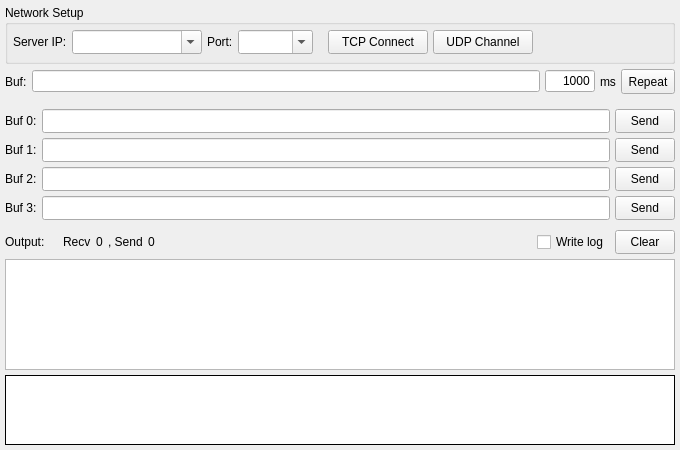
<?xml version="1.0" encoding="UTF-8"?>
<ui version="4.0">
 <class>ClientForm</class>
 <widget class="QWidget" name="ClientForm">
  <property name="geometry">
   <rect>
    <x>0</x>
    <y>0</y>
    <width>680</width>
    <height>450</height>
   </rect>
  </property>
  <property name="minimumSize">
   <size>
    <width>0</width>
    <height>0</height>
   </size>
  </property>
  <property name="windowTitle">
   <string>Client</string>
  </property>
  <property name="locale">
   <locale language="C" country="AnyCountry"/>
  </property>
  <layout class="QVBoxLayout" name="vlayout1">
   <property name="spacing">
    <number>5</number>
   </property>
   <property name="margin">
    <number>5</number>
   </property>
   <item>
    <widget class="QGroupBox" name="box1">
     <property name="sizePolicy">
      <sizepolicy hsizetype="Expanding" vsizetype="Fixed">
       <horstretch>0</horstretch>
       <verstretch>0</verstretch>
      </sizepolicy>
     </property>
     <property name="minimumSize">
      <size>
       <width>0</width>
       <height>59</height>
      </size>
     </property>
     <property name="maximumSize">
      <size>
       <width>16777215</width>
       <height>59</height>
      </size>
     </property>
     <property name="title">
      <string>Network Setup</string>
     </property>
     <layout class="QHBoxLayout" name="layout3">
      <property name="spacing">
       <number>5</number>
      </property>
      <property name="leftMargin">
       <number>5</number>
      </property>
      <property name="topMargin">
       <number>0</number>
      </property>
      <property name="rightMargin">
       <number>5</number>
      </property>
      <property name="bottomMargin">
       <number>2</number>
      </property>
      <item>
       <widget class="QLabel" name="lab1">
        <property name="sizePolicy">
         <sizepolicy hsizetype="Preferred" vsizetype="Fixed">
          <horstretch>0</horstretch>
          <verstretch>0</verstretch>
         </sizepolicy>
        </property>
        <property name="minimumSize">
         <size>
          <width>0</width>
          <height>24</height>
         </size>
        </property>
        <property name="maximumSize">
         <size>
          <width>16777215</width>
          <height>24</height>
         </size>
        </property>
        <property name="contextMenuPolicy">
         <enum>Qt::NoContextMenu</enum>
        </property>
        <property name="text">
         <string>Server IP:</string>
        </property>
        <property name="textFormat">
         <enum>Qt::PlainText</enum>
        </property>
        <property name="scaledContents">
         <bool>false</bool>
        </property>
       </widget>
      </item>
      <item>
       <widget class="QComboBox" name="cmbAddr">
        <property name="sizePolicy">
         <sizepolicy hsizetype="Fixed" vsizetype="Fixed">
          <horstretch>0</horstretch>
          <verstretch>0</verstretch>
         </sizepolicy>
        </property>
        <property name="minimumSize">
         <size>
          <width>130</width>
          <height>24</height>
         </size>
        </property>
        <property name="maximumSize">
         <size>
          <width>130</width>
          <height>24</height>
         </size>
        </property>
        <property name="editable">
         <bool>true</bool>
        </property>
        <property name="insertPolicy">
         <enum>QComboBox::NoInsert</enum>
        </property>
       </widget>
      </item>
      <item>
       <widget class="QLabel" name="lab2">
        <property name="sizePolicy">
         <sizepolicy hsizetype="Preferred" vsizetype="Fixed">
          <horstretch>0</horstretch>
          <verstretch>0</verstretch>
         </sizepolicy>
        </property>
        <property name="minimumSize">
         <size>
          <width>0</width>
          <height>24</height>
         </size>
        </property>
        <property name="maximumSize">
         <size>
          <width>16777215</width>
          <height>24</height>
         </size>
        </property>
        <property name="text">
         <string>Port:</string>
        </property>
       </widget>
      </item>
      <item>
       <widget class="QComboBox" name="cmbPort">
        <property name="sizePolicy">
         <sizepolicy hsizetype="Fixed" vsizetype="Fixed">
          <horstretch>0</horstretch>
          <verstretch>0</verstretch>
         </sizepolicy>
        </property>
        <property name="minimumSize">
         <size>
          <width>75</width>
          <height>24</height>
         </size>
        </property>
        <property name="maximumSize">
         <size>
          <width>75</width>
          <height>24</height>
         </size>
        </property>
        <property name="editable">
         <bool>true</bool>
        </property>
        <property name="insertPolicy">
         <enum>QComboBox::InsertAtTop</enum>
        </property>
       </widget>
      </item>
      <item>
       <spacer name="spc1">
        <property name="orientation">
         <enum>Qt::Horizontal</enum>
        </property>
        <property name="sizeType">
         <enum>QSizePolicy::Fixed</enum>
        </property>
        <property name="sizeHint" stdset="0">
         <size>
          <width>10</width>
          <height>0</height>
         </size>
        </property>
       </spacer>
      </item>
      <item>
       <widget class="QToolButton" name="btnTcp">
        <property name="sizePolicy">
         <sizepolicy hsizetype="Fixed" vsizetype="Fixed">
          <horstretch>0</horstretch>
          <verstretch>0</verstretch>
         </sizepolicy>
        </property>
        <property name="minimumSize">
         <size>
          <width>100</width>
          <height>24</height>
         </size>
        </property>
        <property name="maximumSize">
         <size>
          <width>100</width>
          <height>24</height>
         </size>
        </property>
        <property name="statusTip">
         <string/>
        </property>
        <property name="text">
         <string>TCP Connect</string>
        </property>
        <property name="checkable">
         <bool>true</bool>
        </property>
       </widget>
      </item>
      <item>
       <widget class="QToolButton" name="btnUdp">
        <property name="sizePolicy">
         <sizepolicy hsizetype="Fixed" vsizetype="Fixed">
          <horstretch>0</horstretch>
          <verstretch>0</verstretch>
         </sizepolicy>
        </property>
        <property name="minimumSize">
         <size>
          <width>100</width>
          <height>24</height>
         </size>
        </property>
        <property name="maximumSize">
         <size>
          <width>100</width>
          <height>24</height>
         </size>
        </property>
        <property name="statusTip">
         <string/>
        </property>
        <property name="text">
         <string>UDP Channel</string>
        </property>
        <property name="checkable">
         <bool>true</bool>
        </property>
       </widget>
      </item>
      <item>
       <spacer name="spc2">
        <property name="orientation">
         <enum>Qt::Horizontal</enum>
        </property>
        <property name="sizeHint" stdset="0">
         <size>
          <width>0</width>
          <height>0</height>
         </size>
        </property>
       </spacer>
      </item>
     </layout>
    </widget>
   </item>
   <item>
    <layout class="QHBoxLayout" name="layout3_2">
     <item>
      <widget class="QLabel" name="buf_lab">
       <property name="text">
        <string>Buf:</string>
       </property>
      </widget>
     </item>
     <item>
      <widget class="QLineEdit" name="buf_lineEdit"/>
     </item>
     <item>
      <widget class="QLineEdit" name="repeat_frequency_lineEdit">
       <property name="enabled">
        <bool>true</bool>
       </property>
       <property name="sizePolicy">
        <sizepolicy hsizetype="Minimum" vsizetype="Fixed">
         <horstretch>0</horstretch>
         <verstretch>0</verstretch>
        </sizepolicy>
       </property>
       <property name="minimumSize">
        <size>
         <width>0</width>
         <height>0</height>
        </size>
       </property>
       <property name="maximumSize">
        <size>
         <width>50</width>
         <height>16777215</height>
        </size>
       </property>
       <property name="baseSize">
        <size>
         <width>0</width>
         <height>0</height>
        </size>
       </property>
       <property name="text">
        <string>1000</string>
       </property>
       <property name="alignment">
        <set>Qt::AlignRight|Qt::AlignTrailing|Qt::AlignVCenter</set>
       </property>
      </widget>
     </item>
     <item>
      <widget class="QLabel" name="repeat_unit_label">
       <property name="sizePolicy">
        <sizepolicy hsizetype="Minimum" vsizetype="Preferred">
         <horstretch>0</horstretch>
         <verstretch>0</verstretch>
        </sizepolicy>
       </property>
       <property name="text">
        <string>ms</string>
       </property>
      </widget>
     </item>
     <item>
      <widget class="QToolButton" name="repeat_btn">
       <property name="minimumSize">
        <size>
         <width>0</width>
         <height>25</height>
        </size>
       </property>
       <property name="text">
        <string>Repeat</string>
       </property>
       <property name="checkable">
        <bool>true</bool>
       </property>
      </widget>
     </item>
    </layout>
   </item>
   <item>
    <layout class="QGridLayout" name="layout1">
     <property name="topMargin">
      <number>10</number>
     </property>
     <property name="spacing">
      <number>5</number>
     </property>
     <item row="0" column="0">
      <widget class="QLabel" name="lab3">
       <property name="text">
        <string>Buf 0:</string>
       </property>
      </widget>
     </item>
     <item row="0" column="2">
      <widget class="QToolButton" name="btnSend0">
       <property name="minimumSize">
        <size>
         <width>60</width>
         <height>24</height>
        </size>
       </property>
       <property name="maximumSize">
        <size>
         <width>60</width>
         <height>24</height>
        </size>
       </property>
       <property name="text">
        <string>Send</string>
       </property>
      </widget>
     </item>
     <item row="1" column="0">
      <widget class="QLabel" name="lab4">
       <property name="text">
        <string>Buf 1:</string>
       </property>
      </widget>
     </item>
     <item row="1" column="2">
      <widget class="QToolButton" name="btnSend1">
       <property name="minimumSize">
        <size>
         <width>60</width>
         <height>24</height>
        </size>
       </property>
       <property name="maximumSize">
        <size>
         <width>60</width>
         <height>24</height>
        </size>
       </property>
       <property name="text">
        <string>Send</string>
       </property>
      </widget>
     </item>
     <item row="2" column="0">
      <widget class="QLabel" name="lab5">
       <property name="text">
        <string>Buf 2:</string>
       </property>
      </widget>
     </item>
     <item row="2" column="1">
      <widget class="QLineEdit" name="edtBuf2">
       <property name="minimumSize">
        <size>
         <width>0</width>
         <height>24</height>
        </size>
       </property>
       <property name="maximumSize">
        <size>
         <width>16777215</width>
         <height>24</height>
        </size>
       </property>
      </widget>
     </item>
     <item row="2" column="2">
      <widget class="QToolButton" name="btnSend2">
       <property name="minimumSize">
        <size>
         <width>60</width>
         <height>24</height>
        </size>
       </property>
       <property name="maximumSize">
        <size>
         <width>60</width>
         <height>24</height>
        </size>
       </property>
       <property name="text">
        <string>Send</string>
       </property>
      </widget>
     </item>
     <item row="3" column="0">
      <widget class="QLabel" name="lab6">
       <property name="text">
        <string>Buf 3:</string>
       </property>
      </widget>
     </item>
     <item row="3" column="1">
      <widget class="QLineEdit" name="edtBuf3">
       <property name="minimumSize">
        <size>
         <width>0</width>
         <height>24</height>
        </size>
       </property>
       <property name="maximumSize">
        <size>
         <width>16777215</width>
         <height>24</height>
        </size>
       </property>
      </widget>
     </item>
     <item row="3" column="2">
      <widget class="QToolButton" name="btnSend3">
       <property name="minimumSize">
        <size>
         <width>60</width>
         <height>24</height>
        </size>
       </property>
       <property name="maximumSize">
        <size>
         <width>60</width>
         <height>24</height>
        </size>
       </property>
       <property name="text">
        <string>Send</string>
       </property>
      </widget>
     </item>
     <item row="0" column="1">
      <widget class="QLineEdit" name="edtBuf0">
       <property name="minimumSize">
        <size>
         <width>0</width>
         <height>24</height>
        </size>
       </property>
       <property name="maximumSize">
        <size>
         <width>16777215</width>
         <height>24</height>
        </size>
       </property>
      </widget>
     </item>
     <item row="1" column="1">
      <widget class="QLineEdit" name="edtBuf1">
       <property name="minimumSize">
        <size>
         <width>0</width>
         <height>24</height>
        </size>
       </property>
       <property name="maximumSize">
        <size>
         <width>16777215</width>
         <height>24</height>
        </size>
       </property>
      </widget>
     </item>
    </layout>
   </item>
   <item>
    <layout class="QHBoxLayout" name="layout2">
     <property name="spacing">
      <number>5</number>
     </property>
     <property name="leftMargin">
      <number>0</number>
     </property>
     <property name="topMargin">
      <number>5</number>
     </property>
     <property name="rightMargin">
      <number>0</number>
     </property>
     <property name="bottomMargin">
      <number>0</number>
     </property>
     <item>
      <widget class="QLabel" name="lab7">
       <property name="text">
        <string>Output:    </string>
       </property>
      </widget>
     </item>
     <item>
      <widget class="QLabel" name="lab8">
       <property name="text">
        <string>Recv</string>
       </property>
      </widget>
     </item>
     <item>
      <widget class="QLabel" name="labRecv">
       <property name="sizePolicy">
        <sizepolicy hsizetype="Preferred" vsizetype="Preferred">
         <horstretch>0</horstretch>
         <verstretch>0</verstretch>
        </sizepolicy>
       </property>
       <property name="toolTip">
        <string notr="true"/>
       </property>
       <property name="text">
        <string notr="true">0</string>
       </property>
      </widget>
     </item>
     <item>
      <widget class="QLabel" name="lab9">
       <property name="text">
        <string>, Send</string>
       </property>
      </widget>
     </item>
     <item>
      <widget class="QLabel" name="labSend">
       <property name="toolTip">
        <string notr="true"/>
       </property>
       <property name="text">
        <string notr="true">0</string>
       </property>
      </widget>
     </item>
     <item>
      <spacer name="spc3">
       <property name="orientation">
        <enum>Qt::Horizontal</enum>
       </property>
       <property name="sizeHint" stdset="0">
        <size>
         <width>0</width>
         <height>0</height>
        </size>
       </property>
      </spacer>
     </item>
     <item>
      <widget class="QCheckBox" name="chkLog">
       <property name="text">
        <string>Write log</string>
       </property>
      </widget>
     </item>
     <item>
      <widget class="QToolButton" name="btnClear">
       <property name="minimumSize">
        <size>
         <width>60</width>
         <height>24</height>
        </size>
       </property>
       <property name="maximumSize">
        <size>
         <width>60</width>
         <height>24</height>
        </size>
       </property>
       <property name="text">
        <string>Clear</string>
       </property>
      </widget>
     </item>
    </layout>
   </item>
   <item>
    <widget class="QTreeWidget" name="treeOutput">
     <property name="horizontalScrollBarPolicy">
      <enum>Qt::ScrollBarAlwaysOff</enum>
     </property>
     <property name="editTriggers">
      <set>QAbstractItemView::NoEditTriggers</set>
     </property>
     <property name="showDropIndicator" stdset="0">
      <bool>false</bool>
     </property>
     <property name="alternatingRowColors">
      <bool>false</bool>
     </property>
     <property name="selectionMode">
      <enum>QAbstractItemView::SingleSelection</enum>
     </property>
     <property name="selectionBehavior">
      <enum>QAbstractItemView::SelectRows</enum>
     </property>
     <property name="wordWrap">
      <bool>true</bool>
     </property>
     <attribute name="headerVisible">
      <bool>false</bool>
     </attribute>
     <attribute name="headerStretchLastSection">
      <bool>true</bool>
     </attribute>
     <column>
      <property name="text">
       <string notr="true">1</string>
      </property>
     </column>
    </widget>
   </item>
   <item>
    <widget class="QPlainTextEdit" name="txtOutput">
     <property name="sizePolicy">
      <sizepolicy hsizetype="Expanding" vsizetype="Fixed">
       <horstretch>0</horstretch>
       <verstretch>0</verstretch>
      </sizepolicy>
     </property>
     <property name="minimumSize">
      <size>
       <width>0</width>
       <height>70</height>
      </size>
     </property>
     <property name="maximumSize">
      <size>
       <width>16777215</width>
       <height>70</height>
      </size>
     </property>
     <property name="acceptDrops">
      <bool>false</bool>
     </property>
     <property name="frameShape">
      <enum>QFrame::Box</enum>
     </property>
     <property name="frameShadow">
      <enum>QFrame::Plain</enum>
     </property>
     <property name="horizontalScrollBarPolicy">
      <enum>Qt::ScrollBarAlwaysOff</enum>
     </property>
     <property name="tabChangesFocus">
      <bool>true</bool>
     </property>
     <property name="undoRedoEnabled">
      <bool>false</bool>
     </property>
     <property name="readOnly">
      <bool>true</bool>
     </property>
     <property name="textInteractionFlags">
      <set>Qt::TextSelectableByKeyboard|Qt::TextSelectableByMouse</set>
     </property>
    </widget>
   </item>
  </layout>
 </widget>
 <tabstops>
  <tabstop>cmbAddr</tabstop>
  <tabstop>cmbPort</tabstop>
  <tabstop>btnTcp</tabstop>
  <tabstop>btnUdp</tabstop>
  <tabstop>edtBuf0</tabstop>
  <tabstop>btnSend0</tabstop>
  <tabstop>edtBuf1</tabstop>
  <tabstop>btnSend1</tabstop>
  <tabstop>edtBuf2</tabstop>
  <tabstop>btnSend2</tabstop>
  <tabstop>edtBuf3</tabstop>
  <tabstop>btnSend3</tabstop>
  <tabstop>chkLog</tabstop>
  <tabstop>btnClear</tabstop>
  <tabstop>treeOutput</tabstop>
 </tabstops>
 <resources/>
 <connections/>
</ui>
